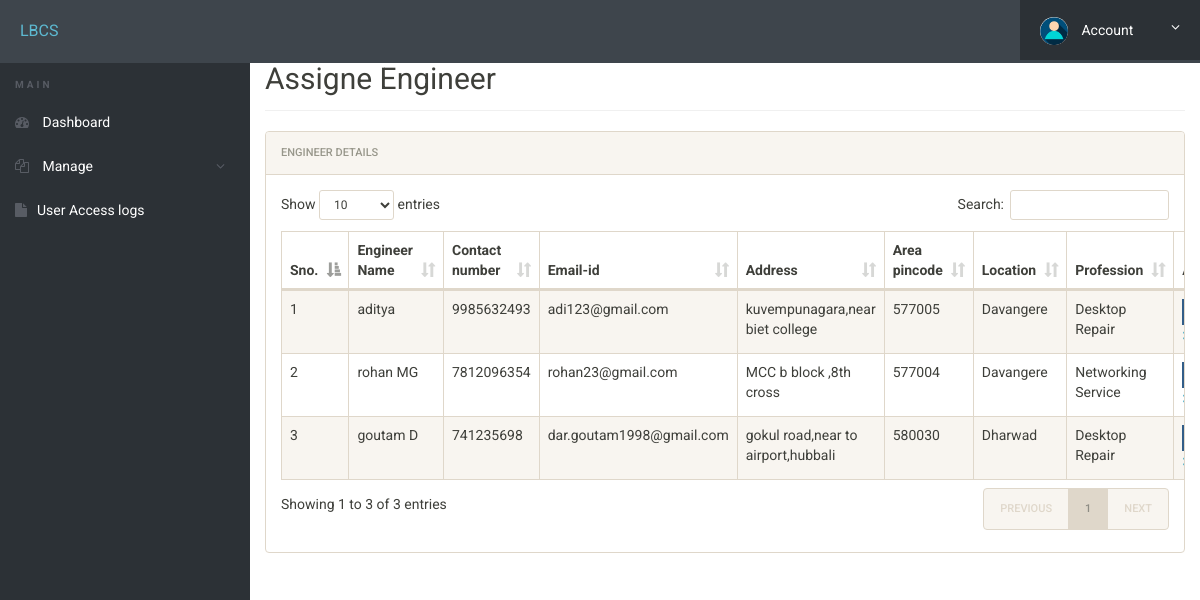
The app's page /computer/admin/assigne.php (signed in) with its own data.
### tables this page shows
CREATE TABLE IF NOT EXISTS `engdetails` (
  `id` int NOT NULL AUTO_INCREMENT,
  `name` varchar(50) DEFAULT NULL,
  `contactNo` bigint DEFAULT NULL,
  `email` varchar(50) DEFAULT NULL,
  `address` varchar(50) DEFAULT NULL,
  `pincode` int DEFAULT NULL,
  `location` varchar(50) DEFAULT NULL,
  `profession` varchar(50) DEFAULT NULL,
  PRIMARY KEY (`id`)
);

### computer/admin/assigne.php (the view, shortened to what this page needs)
<?php
include('includes/config.php');
?>
<!doctype html>
<html lang="en" class="no-js">
<head>
	<link rel="stylesheet" href="css/font-awesome.min.css">
	<link rel="stylesheet" href="css/bootstrap.min.css">
	<link rel="stylesheet" href="css/dataTables.bootstrap.min.css">
	<link rel="stylesheet" href="css/bootstrap-social.css">
	<link rel="stylesheet" href="css/bootstrap-select.css">
	<link rel="stylesheet" href="css/fileinput.min.css">
	<link rel="stylesheet" href="css/awesome-bootstrap-checkbox.css">
	<link rel="stylesheet" href="css/style.css">
</head>
<body>
	<?php include('includes/header.php');?>
	<div class="ts-main-content">
			<?php include('includes/sidebar.php');?>
		<div class="content-wrapper">
			<div class="container-fluid">
				<div class="row">
					<div class="col-md-12">
						<h2 class="page-title" style="margin-top:4%">Assigne Engineer </h2>
						<div class="panel panel-default">
							<div class="panel-heading">Engineer Details</div>
							<div class="panel-body">
								<table id="zctb" class="display table table-striped table-bordered table-hover" cellspacing="0" width="100%">
									<thead>
										<tr>
											<th>Sno.</th>
											<th>Engineer Name</th>
											<th>Contact number</th>
											<th>Email-id</th>
											<th>Address</th>
											<th>Area pincode</th>
											<th>Location</th>
											<th>Profession </th>
											<th>Assigne</th>
										</tr>
									</thead>
									<tbody>
<?php
$ret="select * from engdetails";
$stmt= $mysqli->prepare($ret) ;
$stmt->execute() ;
$res=$stmt->get_result();
$cnt=1;
while($row=$res->fetch_object())
	  {
	  	?>
<tr><td><?php echo $cnt;;?></td>
<td><?php echo $row->name;?></td>
<td><?php echo $row->contactNo;?></td>
<td><?php echo $row->email;?></td>
<td><?php echo $row->address;?></td>
<td><?php echo $row->pincode;?></td>
<td><?php echo $row->location;?></td>
<td><?php echo $row->profession;?></td>
<td>
<input class=" btn-primary" type="submit" name="submit" value="Assigne">
<a href="../engineer/assignework.php?del=<?php echo $row->id;?>" title="booked" onclick="return confirm('booked');"><i class="fa fa-close"></i></a></td>
										</tr>
									<?php
$cnt=$cnt+1;
									 } ?>
									</tbody>
								</table>
							</div>
						</div>
					</div>
				</div>
			</div>
		</div>
	</div>
</body>
</html>

### computer/admin/includes/header.php (shortened to what this page needs)
<div class="brand clearfix">
		<a href="computer/index.php" class="logo" style="font-size:16px;">LBCS</a>
		<ul class="ts-profile-nav">
			<li class="ts-account">
				<a href="#"><img src="img/icon4.jpg" class="ts-avatar hidden-side" alt=""> Account <i class="fa fa-angle-down hidden-side"></i></a>
			</li>
		</ul>
	</div>

### computer/admin/includes/sidebar.php (shortened to what this page needs)
<nav class="ts-sidebar">
			<ul class="ts-sidebar-menu">
				<li class="ts-label">Main</li>
				<li><a href="dashboard.php"><i class="fa fa-dashboard"></i> Dashboard</a></li>
					<li><a href="#"><i class="fa fa-files-o"></i> Manage</a>
				</li>
				<li><a href="access-log.php"><i class="fa fa-file"></i>User Access logs</a></li>
		</nav>

### computer/admin/css/style.css (style rules this page uses)
html { font-size: 14px; }
@media only screen and (min-width: 480px) { html { font-size: 17px; } }
@media only screen and (min-width: 768px) { html { font-size: 14px; } }
body { font-size: 1em; }
a { color: #37a6c4; }
.panel { overflow: hidden; }
ul, li { margin: 0; padding: 0; list-style: none; }
.page-title { padding-bottom: 15px; margin-bottom: 20px; border-bottom: 1px solid #f0f0f0; }
.brand { background: #3e454c; position: relative; z-index: 3; position: fixed; width: 100%; top: 0; }
.brand .logo { box-sizing: border-box; padding: 20px; float: left; display: block; width: 200px; }
@media only screen and (min-width: 992px) { .brand .logo { width: 250px; } }
.brand .ts-profile-nav { float: right; display: none; }
.brand .ts-profile-nav li { float: left; position: relative; }
.brand .ts-profile-nav li a { display: block; padding: 20px; color: #fff; }
.brand .ts-profile-nav .ts-account .fa-angle-down { float: right; }
.brand .ts-profile-nav .ts-account > a { width: 180px; background: #2c3136; }
.brand .ts-profile-nav .ts-account .ts-avatar { border-radius: 50%; height: 28px; margin: -10px 0; margin-right: 10px; }
@media only screen and (min-width: 992px) { .brand .ts-profile-nav { display: block; } }
.ts-sidebar { background: #2c3136; max-height: 0; transition: max-height 0.3s; overflow: hidden; position: fixed; z-index: 2; width: 100%; bottom: 0; top: 60px; overflow-y: auto; }
@media only screen and (min-width: 992px) { .ts-sidebar { max-height: 100%; bottom: 0; } }
.ts-sidebar-menu .ts-label { color: #585c64; font-weight: bold; padding: 8px 15px; text-transform: uppercase; font-size: 10px; letter-spacing: 3px; margin-top: 10px; }
.ts-sidebar-menu a { display: block; text-decoration: none; padding: 12px 15px; color: #fff; }
.ts-sidebar-menu li { position: relative; }
.ts-sidebar-menu li i { color: #585c64; margin-right: 10px; }
.ts-main-content .content-wrapper { padding-top: 15px; margin-top: 10px; }
@media only screen and (min-width: 992px) { .ts-main-content .ts-sidebar { width: 250px; float: left; } }
@media only screen and (min-width: 992px) { .ts-main-content .content-wrapper { margin-left: 250px; } }

### records on screen
engdetails: name "aditya", contactNo "9985632493", email "adi123@gmail.com", address "kuvempunagara,near biet college", pincode "577005", location "Davangere", profession "Desktop Repair"
engdetails: name "rohan MG", contactNo "7812096354", email "rohan23@gmail.com", address "MCC b block ,8th cross", pincode "577004", location "Davangere", profession "Networking Service"
engdetails: name "goutam D", contactNo "741235698", email "dar.goutam1998@gmail.com", address "gokul road,near to airport,hubbali", pincode "580030", location "Dharwad", profession "Desktop Repair"
